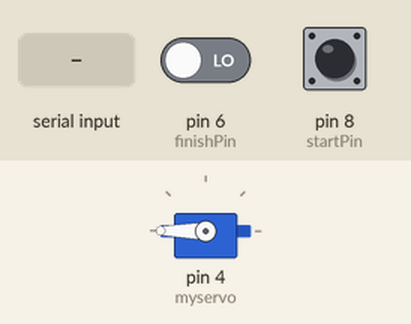
Recording of a sketch running on a simulated Arduino Uno, built with avr-gcc and run on an emulated ATmega328P. Shown: servo. The inputs (shaded band) are chosen by the test bench; at power-on: pin 6 (finishPin) LOW, pin 8 (startPin) LOW. What the sketch prints to the serial monitor is not drawn.

Above: at 5.5 s.
5.6 s: "90,45\n" received over Serial
8.1 s: pin 6 (finishPin) driven HIGH
10.1 s: pin 6 (finishPin) driven LOW
At 15.4 s:
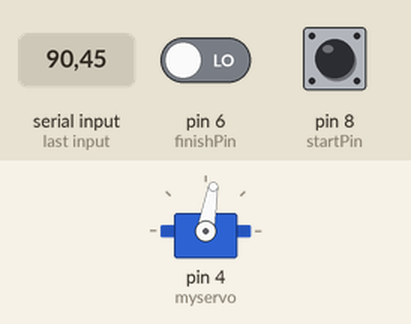
Timing chart, 0 to 17.9 s (numbered marks = the images above; inputs shaded):
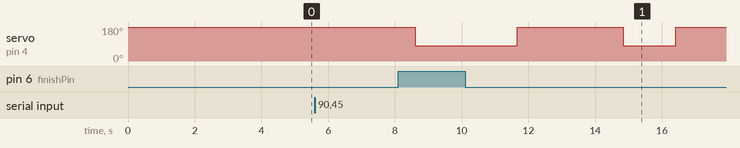

The sketch:

free_fall.ino
```cpp
#include <Servo.h>

Servo myservo;

int pos = 180;

int startPin = 8, finishPin = 6, done =0;
float distance = 0.4, interval, velocity, work;
unsigned long strt = 0, finsh = 0;
int testing = 0;

float mass = 100;    // change this value for the specific mass of the object to be dropped

void setup()
{
  myservo.attach(4);
  myservo.write(pos);
  Serial.begin(9600);
  pinMode(startPin, INPUT);
  pinMode(finishPin, INPUT);
  Serial.println("nitialize ports...");
  Serial.println("");
  Serial.println("");

  Serial.println("ok");

  Serial.println("");
  Serial.println("");
  Serial.println("");
  Serial.println("this setup compute the final velocity of a free fall object using the formula vf = vi + a*t ");
  Serial.println("where vf = final velocity(m/s, vi = initial velocity((m/s) a = acceleration (9.8 m/s for free fall) and t = time(s)");
  Serial.println("before running the setup be sure the it is in a flat surface to get an accurate reading");
  Serial.println("");
  Serial.println("");
  delay(500);
  Serial.println("intructions");
  Serial.println("");
  Serial.println("1. place the object on the top of the device");
  delay(500);
  Serial.println("2. type any key and then enter to release the object");
  delay(1000);
  Serial.println("3. wait for the object to be dropped");
  delay(500);
  Serial.println("");
  delay(500);
  Serial.println("the device will automatically restart once the object is dropped and the value of final velocity and amount of work is given");
  Serial.println("");
  delay(1000);
  Serial.println("please place the object");
  Serial.println("");
  Serial.println("");
}

void loop()
{

  if (Serial.available() > 0)
  {
    int inByte = Serial.read() - '0';
    int testing = inByte;
    Serial.flush();

    velocity = 0;
    while(testing)
    {
      Serial.println("dropping in");
      delay(1000);
      Serial.println("3...");
      delay(1000);
      Serial.println("2...");
      delay(1000);
      Serial.println("1...");
      delay(10);
      Serial.println("release");
      pos = 80;
      myservo.write(pos);

      while(!strt)
      {
        if(digitalRead(startPin) == LOW)
          strt = micros();
      }
      while(!finsh)
      {
        if(digitalRead(finishPin) == LOW)
          finsh = micros();
      }
      while(!done)
      {
        interval = float(finsh-strt);
        velocity = 9.8*(interval/1000000);
        work = 0.5*mass*(velocity*velocity);
        Serial.println("");
        Serial.print("final velocity is ");
        Serial.print(velocity);
        Serial.print(" m/s ");
        Serial.print("and amount of work is ");
        Serial.print(work);
        Serial.print(" joules ");
        Serial.println("");
        Serial.flush();
        done = 1;

      }
      if(testing != 0)
      {
        strt = 0;
        finsh = 0;
        done = 0;
        delay(500);
        pos = 180;
        delay(1000);
        myservo.write(pos);
        Serial.println("");
        Serial.println("");
        Serial.println("to try again just place the object, press any key then hit enter");
        Serial.println("be sure to remove the object before trying again");
        Serial.println("");
        Serial.println("");
        testing = 0;
        delay(100);
      }


    }
  }
}
```

Measured:
- after the input at 5.6 s, every drawn part: stays the same
- after the input at 10.1 s, servo on pin 4 (myservo): 80° → 180° after 1.6 s, → 80° 3.2 s later, → 180° 1.6 s later
